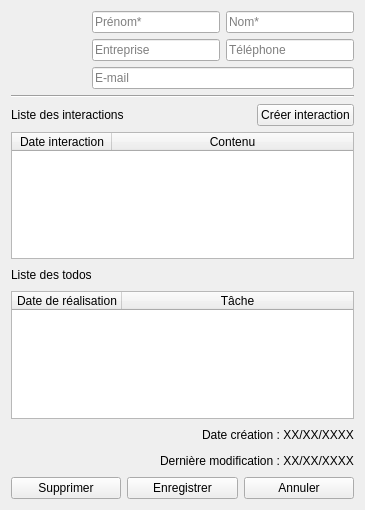
<?xml version="1.0" encoding="UTF-8"?>
<ui version="4.0">
 <class>ContactEditWindow</class>
 <widget class="QDialog" name="ContactEditWindow">
  <property name="enabled">
   <bool>true</bool>
  </property>
  <property name="geometry">
   <rect>
    <x>0</x>
    <y>0</y>
    <width>365</width>
    <height>510</height>
   </rect>
  </property>
  <property name="windowTitle">
   <string>Éditer un contact</string>
  </property>
  <property name="modal">
   <bool>true</bool>
  </property>
  <layout class="QVBoxLayout" name="verticalLayout_2">
   <item>
    <layout class="QVBoxLayout" name="verticalLayout">
     <property name="sizeConstraint">
      <enum>QLayout::SetDefaultConstraint</enum>
     </property>
     <item>
      <layout class="QHBoxLayout" name="horizontalLayout">
       <item>
        <widget class="QPushButton" name="ButtonPhoto">
         <property name="enabled">
          <bool>true</bool>
         </property>
         <property name="minimumSize">
          <size>
           <width>75</width>
           <height>75</height>
          </size>
         </property>
         <property name="maximumSize">
          <size>
           <width>75</width>
           <height>75</height>
          </size>
         </property>
         <property name="styleSheet">
          <string notr="true">border: none;</string>
         </property>
         <property name="text">
          <string/>
         </property>
         <property name="iconSize">
          <size>
           <width>64</width>
           <height>64</height>
          </size>
         </property>
        </widget>
       </item>
       <item>
        <layout class="QVBoxLayout" name="verticalLayout_3">
         <item>
          <layout class="QHBoxLayout" name="horizontalLayout_2">
           <item>
            <widget class="QLineEdit" name="lineEditPrenom">
             <property name="toolTip">
              <string>&lt;html&gt;&lt;head/&gt;&lt;body&gt;&lt;p&gt;Le prénom ne peut pas être vide.&lt;/p&gt;&lt;/body&gt;&lt;/html&gt;</string>
             </property>
             <property name="text">
              <string/>
             </property>
             <property name="placeholderText">
              <string>Prénom*</string>
             </property>
            </widget>
           </item>
           <item>
            <widget class="QLineEdit" name="lineEditNom">
             <property name="toolTip">
              <string>&lt;html&gt;&lt;head/&gt;&lt;body&gt;&lt;p&gt;Le nom ne peut pas être vide.&lt;/p&gt;&lt;/body&gt;&lt;/html&gt;</string>
             </property>
             <property name="text">
              <string/>
             </property>
             <property name="placeholderText">
              <string>Nom*</string>
             </property>
            </widget>
           </item>
          </layout>
         </item>
         <item>
          <layout class="QHBoxLayout" name="horizontalLayout_3">
           <item>
            <widget class="QLineEdit" name="lineEditEntreprise">
             <property name="text">
              <string/>
             </property>
             <property name="placeholderText">
              <string>Entreprise</string>
             </property>
            </widget>
           </item>
           <item>
            <widget class="QLineEdit" name="lineEditTel">
             <property name="toolTip">
              <string>&lt;html&gt;&lt;head/&gt;&lt;body&gt;&lt;p&gt;Le numéro de téléphone doit avoir un format valide.&lt;/p&gt;&lt;/body&gt;&lt;/html&gt;</string>
             </property>
             <property name="text">
              <string/>
             </property>
             <property name="placeholderText">
              <string>Téléphone</string>
             </property>
            </widget>
           </item>
          </layout>
         </item>
         <item>
          <widget class="QLineEdit" name="lineEditEmail">
           <property name="toolTip">
            <string>&lt;html&gt;&lt;head/&gt;&lt;body&gt;&lt;p&gt;L'adresse e-mail doit être valide.&lt;/p&gt;&lt;/body&gt;&lt;/html&gt;</string>
           </property>
           <property name="text">
            <string/>
           </property>
           <property name="placeholderText">
            <string>E-mail</string>
           </property>
          </widget>
         </item>
        </layout>
       </item>
      </layout>
     </item>
     <item>
      <widget class="Line" name="line">
       <property name="font">
        <font>
         <pointsize>8</pointsize>
        </font>
       </property>
       <property name="orientation">
        <enum>Qt::Horizontal</enum>
       </property>
      </widget>
     </item>
     <item>
      <layout class="QVBoxLayout" name="verticalLayout_4">
       <item>
        <layout class="QHBoxLayout" name="horizontalLayout_4">
         <item>
          <widget class="QLabel" name="label">
           <property name="text">
            <string>Liste des interactions</string>
           </property>
          </widget>
         </item>
         <item>
          <spacer name="horizontalSpacer">
           <property name="orientation">
            <enum>Qt::Horizontal</enum>
           </property>
           <property name="sizeHint" stdset="0">
            <size>
             <width>40</width>
             <height>20</height>
            </size>
           </property>
          </spacer>
         </item>
         <item>
          <widget class="QPushButton" name="buttonCreateInteraction">
           <property name="text">
            <string>Créer interaction</string>
           </property>
          </widget>
         </item>
        </layout>
       </item>
       <item>
        <widget class="QTableWidget" name="tableWidgetInteraction">
         <property name="editTriggers">
          <set>QAbstractItemView::NoEditTriggers</set>
         </property>
         <property name="selectionMode">
          <enum>QAbstractItemView::SingleSelection</enum>
         </property>
         <property name="selectionBehavior">
          <enum>QAbstractItemView::SelectRows</enum>
         </property>
         <property name="showGrid">
          <bool>false</bool>
         </property>
         <property name="sortingEnabled">
          <bool>true</bool>
         </property>
         <property name="wordWrap">
          <bool>false</bool>
         </property>
         <property name="cornerButtonEnabled">
          <bool>false</bool>
         </property>
         <attribute name="horizontalHeaderHighlightSections">
          <bool>false</bool>
         </attribute>
         <attribute name="horizontalHeaderStretchLastSection">
          <bool>true</bool>
         </attribute>
         <attribute name="verticalHeaderVisible">
          <bool>false</bool>
         </attribute>
         <column>
          <property name="text">
           <string>Date interaction</string>
          </property>
         </column>
         <column>
          <property name="text">
           <string>Contenu</string>
          </property>
         </column>
        </widget>
       </item>
      </layout>
     </item>
     <item>
      <layout class="QVBoxLayout" name="verticalLayout_5">
       <item>
        <layout class="QHBoxLayout" name="horizontalLayout_5">
         <item>
          <widget class="QLabel" name="label_2">
           <property name="text">
            <string>Liste des todos</string>
           </property>
          </widget>
         </item>
         <item>
          <spacer name="horizontalSpacer_2">
           <property name="orientation">
            <enum>Qt::Horizontal</enum>
           </property>
           <property name="sizeHint" stdset="0">
            <size>
             <width>40</width>
             <height>20</height>
            </size>
           </property>
          </spacer>
         </item>
        </layout>
       </item>
       <item>
        <widget class="QTableWidget" name="tableWidgetTodos">
         <property name="editTriggers">
          <set>QAbstractItemView::NoEditTriggers</set>
         </property>
         <property name="selectionMode">
          <enum>QAbstractItemView::SingleSelection</enum>
         </property>
         <property name="selectionBehavior">
          <enum>QAbstractItemView::SelectRows</enum>
         </property>
         <property name="showGrid">
          <bool>false</bool>
         </property>
         <property name="sortingEnabled">
          <bool>true</bool>
         </property>
         <property name="cornerButtonEnabled">
          <bool>false</bool>
         </property>
         <attribute name="horizontalHeaderMinimumSectionSize">
          <number>35</number>
         </attribute>
         <attribute name="horizontalHeaderDefaultSectionSize">
          <number>110</number>
         </attribute>
         <attribute name="horizontalHeaderHighlightSections">
          <bool>false</bool>
         </attribute>
         <attribute name="horizontalHeaderStretchLastSection">
          <bool>true</bool>
         </attribute>
         <attribute name="verticalHeaderVisible">
          <bool>false</bool>
         </attribute>
         <column>
          <property name="text">
           <string>Date de réalisation</string>
          </property>
         </column>
         <column>
          <property name="text">
           <string>Tâche</string>
          </property>
         </column>
        </widget>
       </item>
      </layout>
     </item>
     <item>
      <layout class="QVBoxLayout" name="verticalLayout_6">
       <item>
        <layout class="QHBoxLayout" name="horizontalLayout_6">
         <item>
          <spacer name="horizontalSpacer_3">
           <property name="orientation">
            <enum>Qt::Horizontal</enum>
           </property>
           <property name="sizeHint" stdset="0">
            <size>
             <width>40</width>
             <height>20</height>
            </size>
           </property>
          </spacer>
         </item>
         <item>
          <widget class="QLabel" name="labelDateCreation">
           <property name="text">
            <string>Date création : XX/XX/XXXX</string>
           </property>
          </widget>
         </item>
        </layout>
       </item>
       <item>
        <layout class="QHBoxLayout" name="horizontalLayout_7">
         <item>
          <spacer name="horizontalSpacer_4">
           <property name="orientation">
            <enum>Qt::Horizontal</enum>
           </property>
           <property name="sizeHint" stdset="0">
            <size>
             <width>40</width>
             <height>20</height>
            </size>
           </property>
          </spacer>
         </item>
         <item>
          <widget class="QLabel" name="labelDerniereModification">
           <property name="text">
            <string>Dernière modification : XX/XX/XXXX</string>
           </property>
          </widget>
         </item>
        </layout>
       </item>
      </layout>
     </item>
     <item>
      <layout class="QHBoxLayout" name="horizontalLayout_9">
       <item>
        <widget class="QPushButton" name="pushButton_6">
         <property name="text">
          <string>Supprimer</string>
         </property>
        </widget>
       </item>
       <item>
        <widget class="QPushButton" name="pushButton_5">
         <property name="text">
          <string>Enregistrer</string>
         </property>
        </widget>
       </item>
       <item>
        <widget class="QPushButton" name="buttonAnnuler">
         <property name="text">
          <string>Annuler</string>
         </property>
        </widget>
       </item>
      </layout>
     </item>
    </layout>
   </item>
  </layout>
 </widget>
 <resources/>
 <connections/>
</ui>
